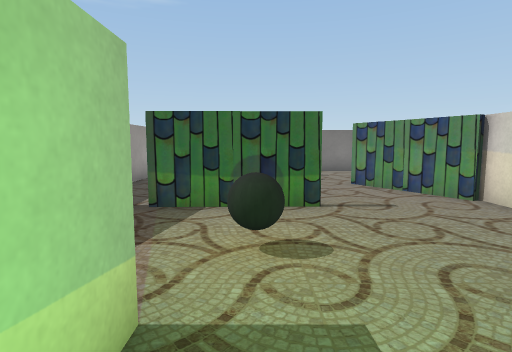
View 1 (above)

12 first-person views from a walk through a scene from a Unity 3-D project. The camera is 1.4 m above the floor, tilts 6° down and sees 80° across. The floor is counted in squares, 1 m on a side. Each view is taken from the middle of a square. On the plan, view 1 faces up. The plan holds only what a view shows up to about 14 squares ahead; the rest is blank. The player is left out. Door leaves are left out, so doorways stand open. Some surface patterns are stand-ins.

View 2
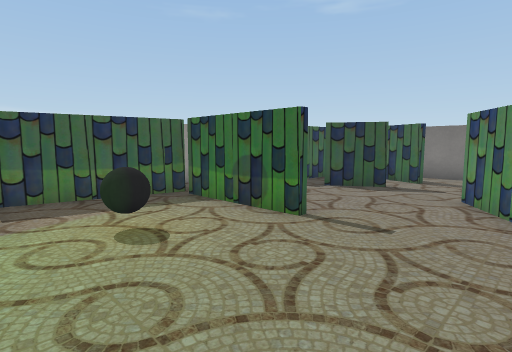

View 3
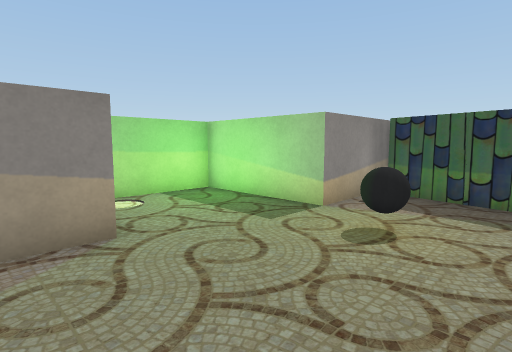

View 4
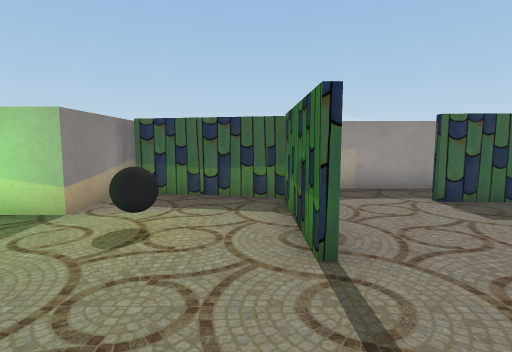

View 5
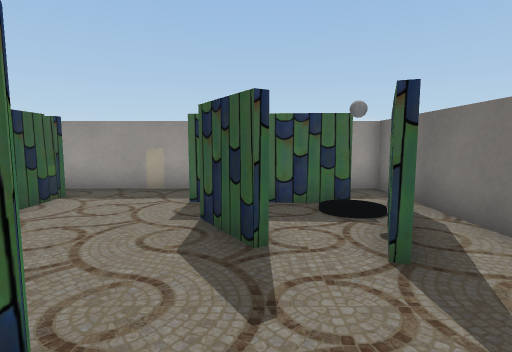

View 6
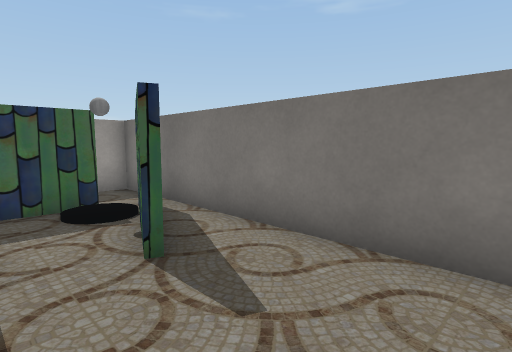

View 7
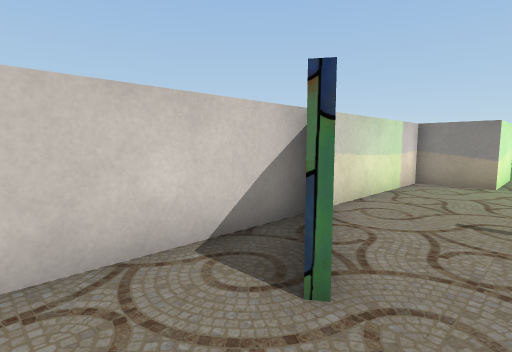

View 8
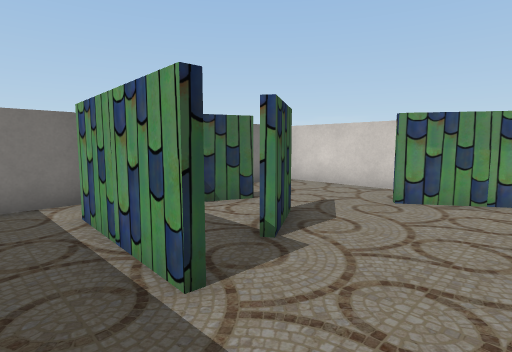

View 9
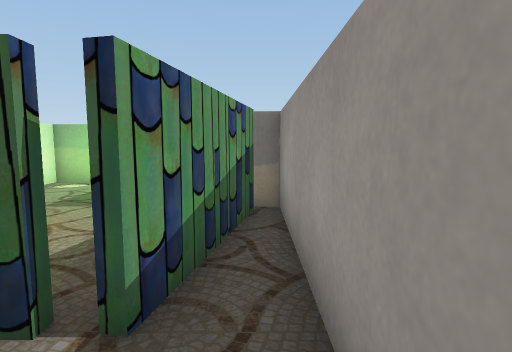

View 10
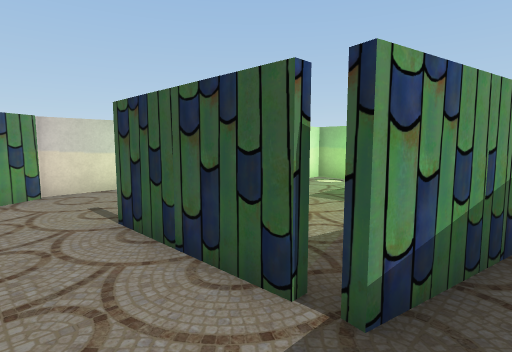

View 11
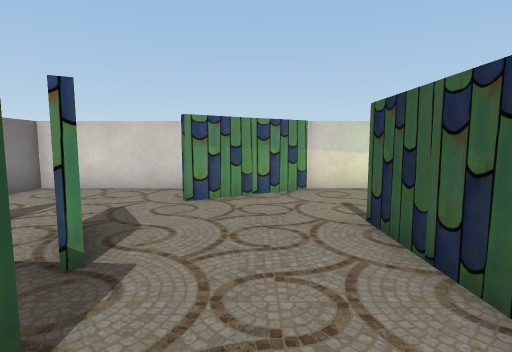

View 12
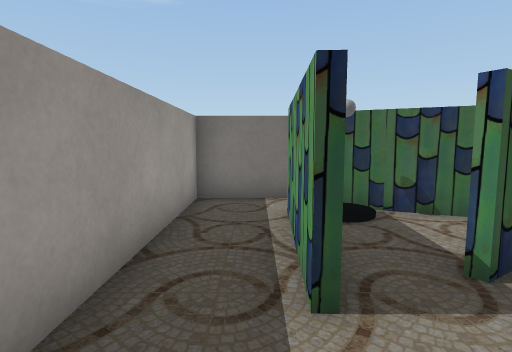

### Floor plan
Points are (right, up) in squares from view 1. A wall is a line through its corners. A room is listed if a view was taken in it or the views show most of it. See-through windows are left out.
Room 1 (views 1, 2, 3, 4, 5, 6, 7, 8, 9, 10, 11, 12)
walls: (1.5, 6.8) (-2.5, 6.7); (-2.5, 6.9) (1.5, 7); (-2.5, 10.4) (-2.3, 14.2); (-0.9, 2.2) (-0.9, -2.1) (3.3, -2.1) (3.3, 1.4) (5.6, 1.4) (5.6, 15.8) (-4.5, 15.8) (-4.5, 2.2) (-0.9, 2.2); (-2.1, 14.4) (-2.3, 10.4)
ways out: open door at (0.5, -1); gap at (-2, 14)
objects: other object (-4, 3) to (-4, 4); other object (-3, 5) to (-3, 6); other object (-3, 7); other object (-2, 14) to (-1, 15); other object (-1, 11) to (1, 12); ball (0, 4); other object (0, 14) to (1, 14); other object (4, 9) to (4, 10); other object (5, 8) to (5, 9)

Positions as (right, up) in squares from view 1, and headings:
1: (0, 0), facing up
2: (5, 2), facing up-left
3: (5, 6), facing down-left
4: (5, 6), facing left
5: (5, 12), facing left
6: (5, 12), facing up-left
7: (2, 13), facing down-right
8: (-4, 8), facing up-right
9: (-4, 9), facing down
10: (-4, 9), facing down-right
11: (-4, 9), facing right
12: (-3, 8), facing up
